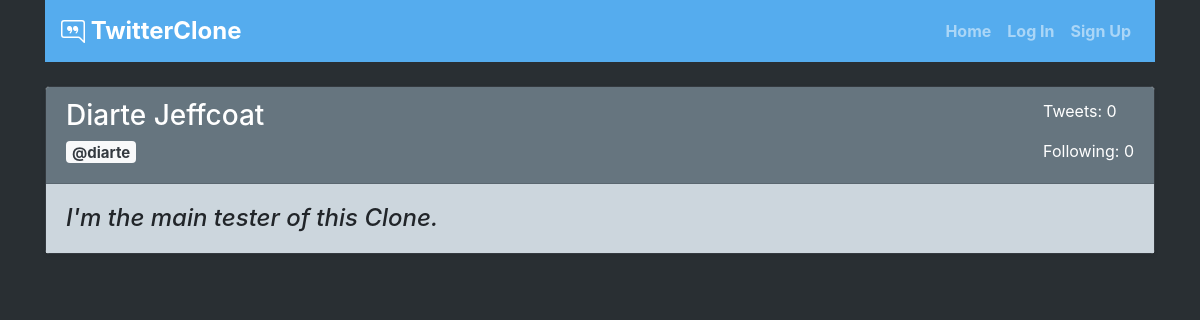
Before: /profile/diarte/ with the older database file.
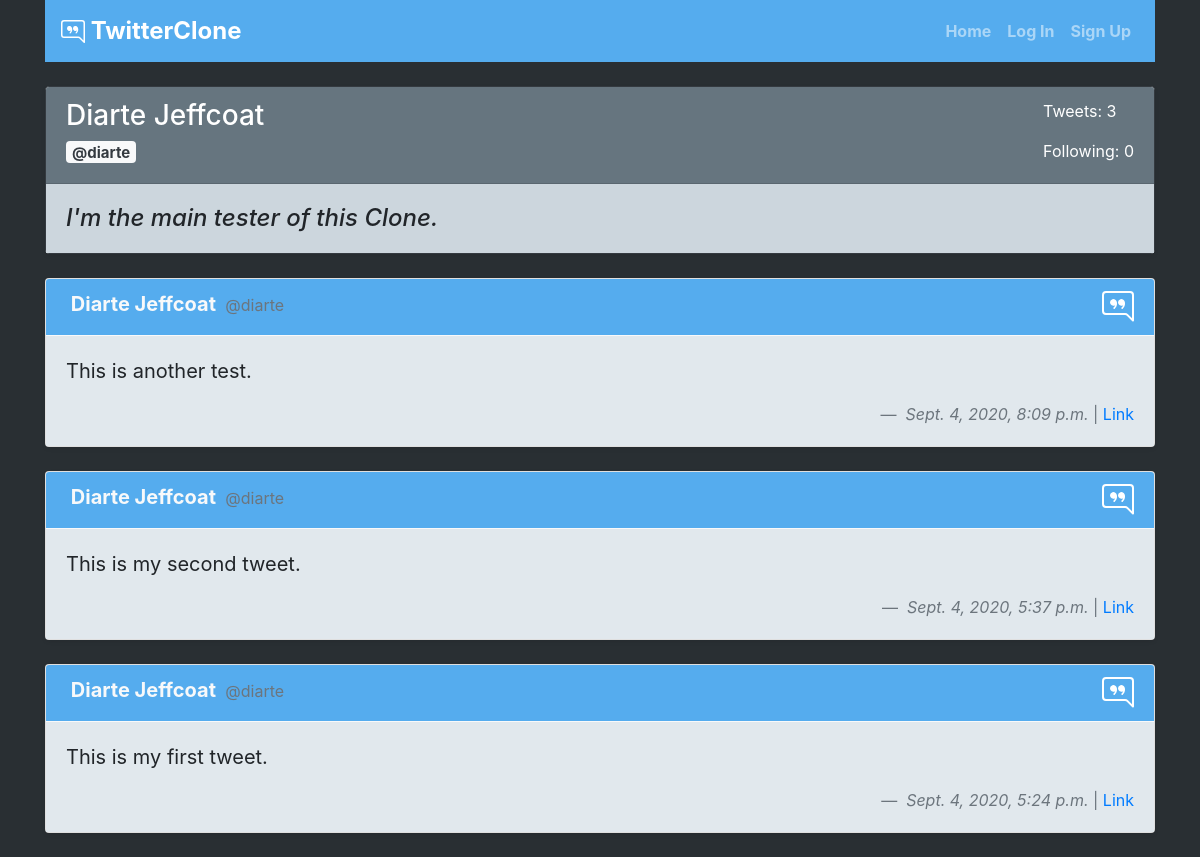
After: the same page with the newer database file.
### twitteruser/models.py (models this page shows, shortened)
class TwitterUser(AbstractUser):
    display_name = models.CharField(max_length=100)
    bio = models.TextField(null=True, blank=True)
    following = models.ManyToManyField('self', symmetrical=False)

### tweet/models.py (models this page shows, shortened)
class Tweet(models.Model):
    tweet = models.CharField(max_length=140)
    time = models.DateTimeField(default=timezone.now)
    user = models.ForeignKey(TwitterUser, on_delete=models.CASCADE)

### tweet/views.py (the view)
# urls.py: path('profile/<str:username>/', v.profile_detail, name='userprofile'),
def profile_detail(request, username):
    user = TwitterUser.objects.filter(username=username).first()
    tweets = Tweet.objects.filter(user=user).order_by('-time')
    notifications = views.notification_count_view(request)
    if request.user.is_authenticated:
        following = request.user.following.all()
    else:
        following = []
    return render(request, 'profile.html', {'user': user, 'tweets': tweets, 'following': following, 'notifications': notifications})

### notifications/views.py (called while the page is built)
def notification_count_view(request):
    if request.user.is_authenticated:
        notifications = Notification.objects.filter(mentioned=request.user)
        notification_count = 0
        for notification in notifications:
            if notification.mark_as_read == False:
                notification_count += 1
    else:
        notification_count = 0
    return notification_count

### templates/profile.html (shortened to what this page needs)
{% extends 'base.html' %} {% block content %}
<br />
<div class="card shadow-sm border-dark">
  <div class="card-header" style="background-color: #66757F">
    <div class="card-text float-right text-white">
      <p class="card-text">Tweets: {{tweets.count}}</p>
      <p class="card-text">Following: {{user.following.count}}</p>
    </div>
    <h3 class="card-title text-white">{{user.display_name}}</h3>
    <h5 class="card-subtitle mb-2 text-muted">
      <span class="badge badge-light"><a href="/profile/{{user.username}}/" class="text-dark">@{{user.username}}</a></span>
    </h5>
  </div>
  <div class="card-body" style="background-color: #CCD6DD">
    {% if request.user.is_authenticated %}
    <h4 class="card-text" style="font-style: italic">{{user.bio}}</h4>
    <a class="btn btn-danger float-right" href="/logout/" role="button">
      Logout
    </a>
    {% if user.username != request.user.username %} {% if user in following %}
    <a
      class="btn btn-secondary float-right"
      style="margin-right: 2px;"
      href="/unfollow/{{user.username}}/"
      role="button"
      >Unfollow</a
    >
    {% else %}
    <a
      class="btn float-right text-white"
      style="background-color: #55ACEE; margin-right: 2px;"
      href="/follow/{{user.username}}/"
      role="button"
    >
      Follow
    </a></span>
    {% endif %} {% endif %}
    </div>
    {% else %}
    <h4 class="card-text" style="font-style: italic">{{user.bio}}</h4>
  </div>
  {% endif %}
</div>
<br />
{% for tweet in tweets %}
<div class="card shadow-sm">
  <div class="card-header text-white border-light" style="background-color: #55ACEE">
    <span class="badge badge-inherit text-light"
      ><a href="/profile/{{user.username}}/" style="color: inherit; font-weight: bold; font-size: 20px">{{user.display_name}}</a></span
    >
    <span class="text-muted" style="color: #66757f"
      ><a href="/profile/{{tweet.user.username}}/" style="color: inherit"
        >@{{tweet.user.username}}</a
      ></span
    >
  </div>
  <div class="card-body" style="background-color: #E1E8ED">
    <blockquote class="blockquote mb-0">
      <p>{{ tweet.tweet }}</p>
      <footer class="blockquote-footer float-right">
        <cite>{{tweet.time}}</cite> | <a href="/tweet/{{tweet.id}}/">Link</a>
      </footer>
    </blockquote>
  </div>
</div>
<br />
{% endfor %} {% endblock %}

Changed rows visible on the page:
added Tweet: {{ user.display_name }} "Diarte Jeffcoat", user.username "diarte", tweet "This is another test.", time "Sept. 4, 2020, 8:09 p.m."
added Tweet: {{ user.display_name }} "Diarte Jeffcoat", user.username "diarte", tweet "This is my second tweet.", time "Sept. 4, 2020, 5:37 p.m."
added Tweet: {{ user.display_name }} "Diarte Jeffcoat", user.username "diarte", tweet "This is my first tweet.", time "Sept. 4, 2020, 5:24 p.m."
Other visible differences:
{{ tweets.count }}: "0" → "3"
